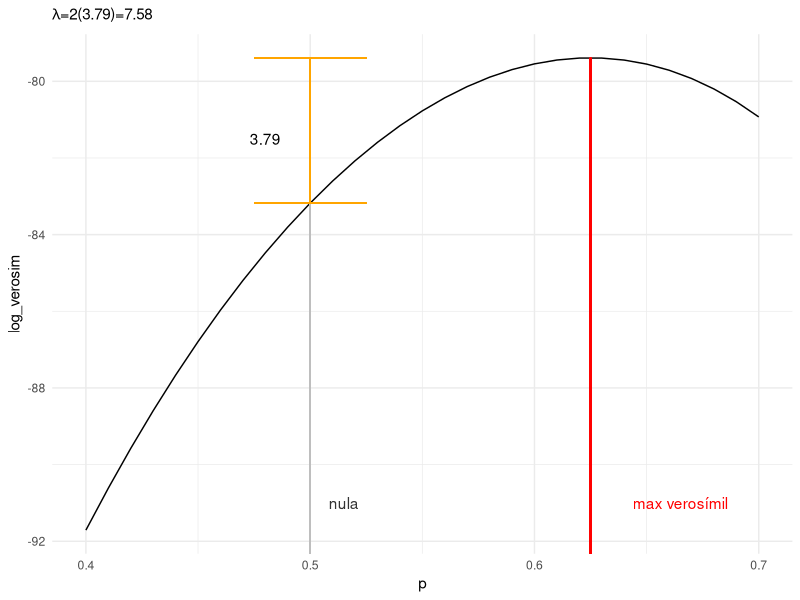
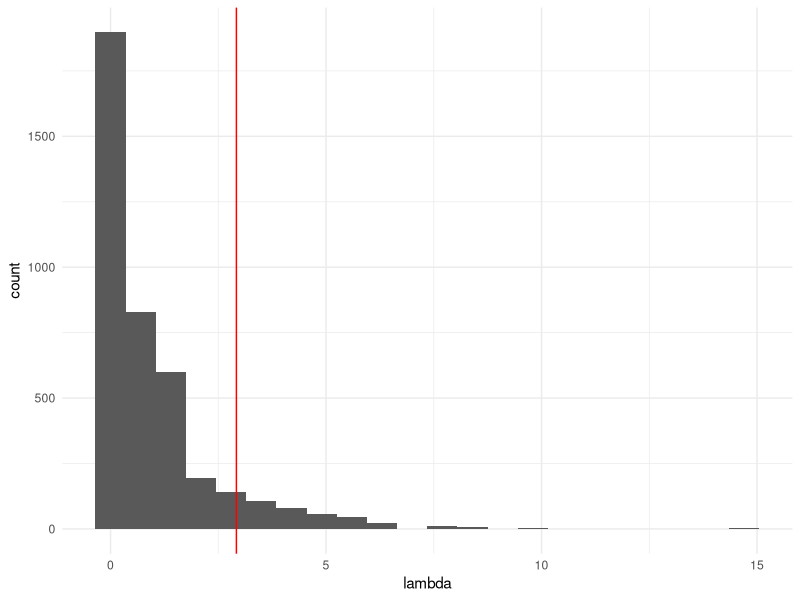
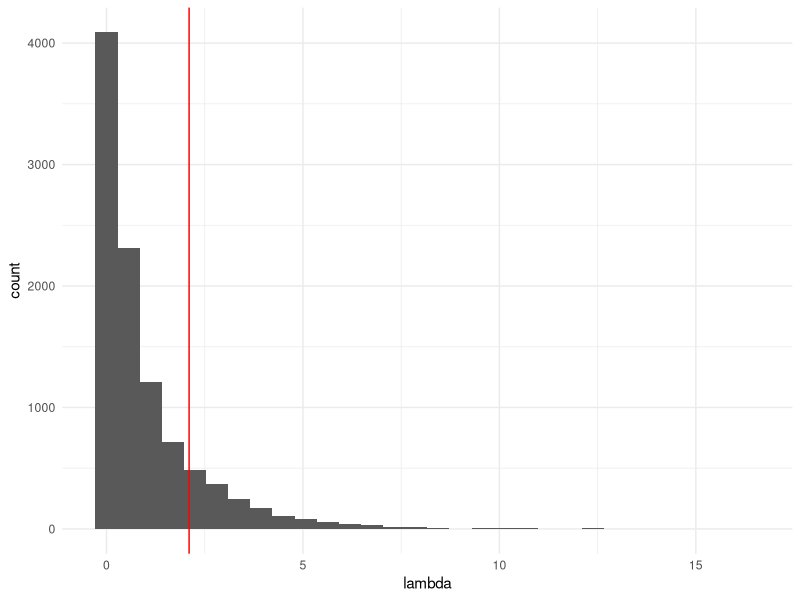
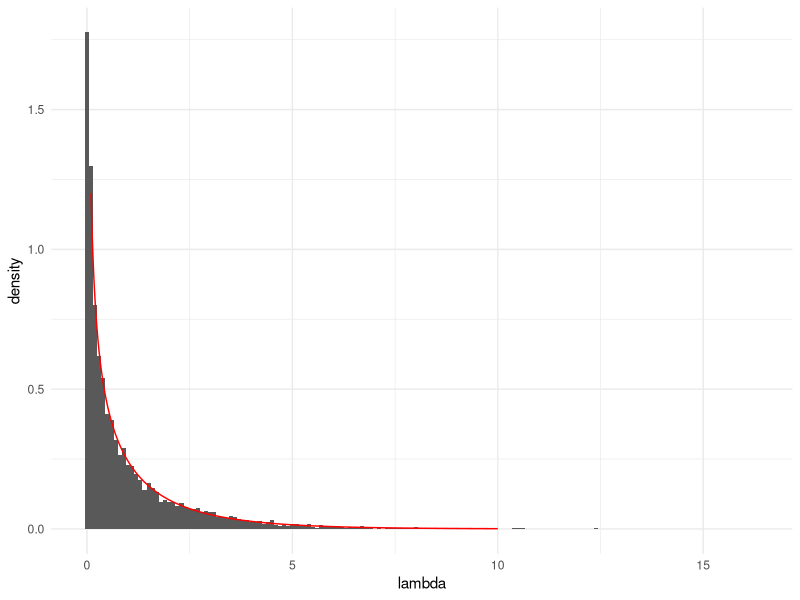
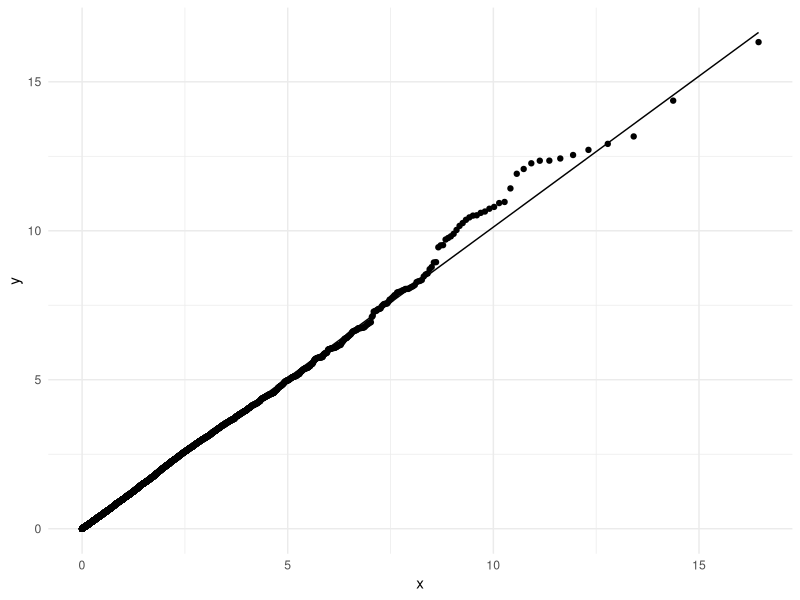
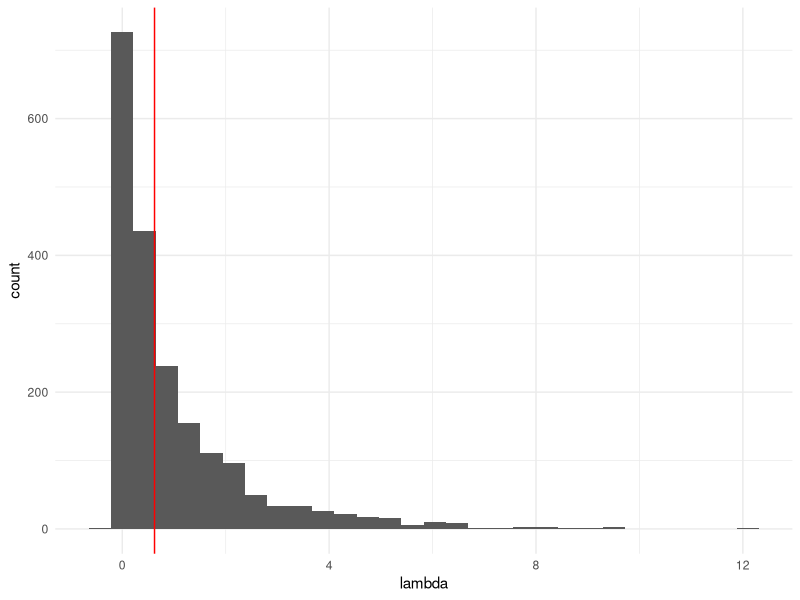
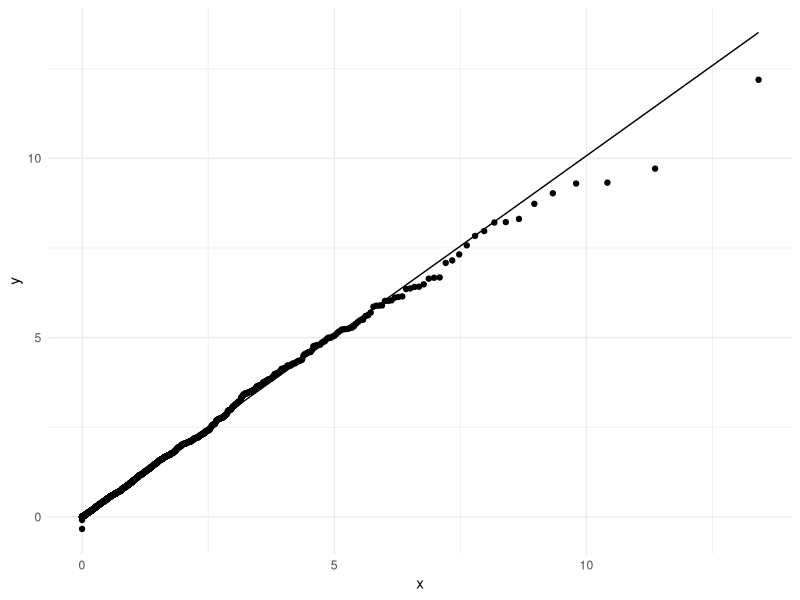
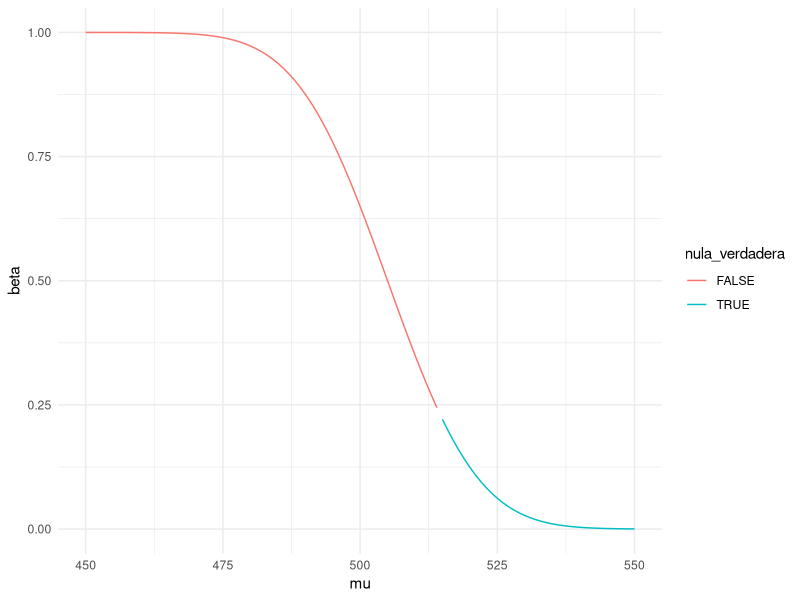

R code for these plots, in order:
## ---- chunk 1
library(tidyverse)
library(patchwork)
knitr::opts_chunk$set(echo = TRUE, message = FALSE, warning=FALSE, fig.align = 'center', fig.height=3, out.width = '95%', cache = TRUE)
comma <- function(x) format(x, digits = 2, big.mark = ",")
theme_set(theme_minimal())
## ---- chunk 2
set.seed(29)
muestra_edomex <- read_csv("data/enlace.csv") %>%
  filter(estado == "ESTADO DE MEXICO") %>%
  sample_n(180)
resumen <- muestra_edomex %>%
  summarise(media = mean(mate_6), s = sd(mate_6), n = n()) %>%
  mutate(ee = s / sqrt(n))
resumen
## ---- chunk 3
dif <- (resumen %>% pull(media)) - 454
ee <- resumen %>% pull(ee)
w <- dif / ee
p <- 2 * (1 - pnorm(abs(w)))
p
## ---- chunk 4
p_hat <- 47 / 80
ee <- sqrt(p_hat * (1 - p_hat) / 80)
## ---- chunk 5
w <- (p_hat - 0.5) / ee
w
## ---- chunk 6
valor_p <- 2 * (1 - pnorm(abs(w)))
valor_p
## ---- chunk 7
n_1 <- 100
n_2 <- 250
p_hat_1 <- 0.86
p_hat_2 <- 0.90
ee <- sqrt(p_hat_1 * (1 - p_hat_1) / n_1 + p_hat_2 * (1 - p_hat_2) / n_2)
delta = p_hat_1 - p_hat_2
w  <- delta / ee
w
## ---- chunk 8
2 * (1 - pnorm(abs(w)))
## ---- chunk 9
set.seed(31521)
datos_clasif <- tibble(x = rep(1, 135), y = rep(1, 135)) %>%
  bind_rows(tibble(x = rep(0, 65), y = rep(1, 65))) %>%
  bind_rows(tibble(x = rep(1, 40), y = rep(0, 40))) %>%
  bind_rows(tibble(x = rep(1 ,100), y = rep(1, 100))) %>%
  sample_n(300) %>%
  mutate(caso = as.character(1: 300)) %>%
  select(caso, x, y)
## ---- chunk 10
datos_clasif %>% head
## ---- chunk 11
datos_clasif <- datos_clasif %>%
  mutate(d = x - y)
datos_clasif %>% head
## ---- chunk 12
medias_tbl <-
  datos_clasif %>% summarise(across(where(is.numeric), mean, .names = "{col}_hat"))
d_hat <- pull(medias_tbl, d_hat)
medias_tbl
## ---- chunk 13
ee <- datos_clasif %>%
  mutate(d_hat = mean(d)) %>%
  mutate(dif_2 = (d - d_hat)) %>%
  summarise(ee = sd(dif_2) / sqrt(n())) %>%
  pull(ee)
ee
## ---- chunk 14
w <- d_hat / ee
valor_p <- 2 * (1 - pnorm(abs(w)))
c(w = w, valor_p = valor_p) %>% round(3)
## ---- chunk 15
log_verosim <- function(p){
  75 * log(p) + (120 - 75) * log(1 - p)
}
verosim_tbl <- tibble(p = seq(0.4, 0.7, 0.01)) %>%
  mutate(log_verosim = log_verosim(p))
ggplot(verosim_tbl, aes(x = p, y = log_verosim)) +
  geom_line() +
  geom_segment(x = 75/120, xend = 75/120, y = -130, yend = log_verosim(75/120), colour = "red") +
  geom_segment(x = 0.5, xend = 0.5, y = -130, yend = log_verosim(0.5), colour = "gray") +
  geom_errorbar(aes(x = 0.5,  ymin = log_verosim(0.5), ymax = log_verosim(75/120)),
               colour = "orange", width = 0.05) +
  annotate("text", x = 0.48, y = -81.5, label = "3.79") +
  annotate("text", x = 0.515, y = -91, label ="nula", colour = "gray20") +
  annotate("text", x = 0.665, y = -91, label ="max verosímil", colour = "red") +
  labs(subtitle = expression(paste(lambda, "=2(3.79)=7.58")))


## ---- chunk 16
n_volados <- 120 # número de volados
simulados_nula <- rbinom(4000, n_volados, p = 0.5)
lambda <- function(n, x, p_0 = 0.5){
  # estimador de max verosim
  p_mv <- x / n
  # log verosimilitud bajo mv
  log_p_mv <- x * log(p_mv) + (n - x) * log(1 - p_mv)
  # log verosimllitud bajo nula
  log_p_nula <- x * log(p_0) + (n - x) * log(1 - p_0)
  lambda <- 2*(log_p_mv - log_p_nula)
  lambda
}
lambda_obs <- lambda(n_volados, 75, 0.5)
sims_tbl <- tibble(sim_x = simulados_nula) %>%
  mutate(lambda = map_dbl(sim_x, ~ lambda(n_volados, .x, p_0 = 0.5)))
ggplot(sims_tbl, aes(x = lambda)) +
  geom_histogram(binwidth = 0.7) +
  geom_vline(xintercept = 2.92, colour = "red")
## ---- chunk 17
valor_p <- mean(sims_tbl$lambda >= lambda_obs)
valor_p
## ---- chunk 18
set.seed(3341)
n_muestra <- 100
muestra_1 <- rnorm(n_muestra, 7.9, 1)
## ---- chunk 19
crear_log_p <- function(x){
  # crear log verosim para dos muestras normales independientes.
  log_p <- function(params){
    mu <- params[1]
    log_vero <- dnorm(x, mean = mu, sd = 1, log = TRUE) %>% sum
    log_vero
  }
}
lambda_calc <- function(muestra, crear_log_p){
  log_p <- crear_log_p(muestra)
  res <- optim(c(0), log_p, control = list(fnscale = -1))
  lambda_mv <- log_p(res$par)
  lambda_nula <- log_p(8.0)
  lambda <- 2 * (lambda_mv - lambda_nula)
  lambda
}
lambda <- lambda_calc(muestra_1, crear_log_p)
lambda
## ---- chunk 20
sims_nula <- map(1:10000, ~ rnorm(n_muestra, 8, 1))
lambda_nula_sim <- map_dbl(sims_nula, ~ lambda_calc(.x, crear_log_p))
tibble(lambda = lambda_nula_sim) %>%
  ggplot(aes(x = lambda)) + geom_histogram() +
  geom_vline(xintercept = lambda, colour = "red")
## ---- chunk 21
valor_p <- mean(lambda_nula_sim >= lambda)
valor_p
## ---- chunk 22
teorica <- tibble(x = seq(0.1, 10, 0.01)) %>%
  mutate(f_chi_1 = dchisq(x, df = 1))
tibble(lambda = lambda_nula_sim) %>%
  ggplot() + geom_histogram(aes(x = lambda, y = ..density..), binwidth = 0.1) +
  geom_line(data = teorica, aes(x = x, y = f_chi_1), colour = "red")
## ---- chunk 23
tibble(lambda = lambda_nula_sim) %>%
  ggplot(aes(sample = lambda)) +
  geom_qq(distribution = stats::qchisq, dparams = list(df = 1)) +
  geom_qq_line(distribution = stats::qchisq, dparams = list(df = 1))
## ---- chunk 24
set.seed(223)
muestra_1 <- rnorm(80, 0.8, 0.2)
muestra_2 <- rnorm(120, 0.8, 0.4)
## ---- chunk 25
crear_log_p <- function(x, y){
  # crear log verosim para dos muestras normales independientes.
  log_p <- function(params){
    mu_1 <- params[1]
    mu_2 <- params[2]
    sigma_1 <- params[3]
    sigma_2 <- params[4]
    log_vero_1 <- dnorm(x, mean = mu_1, sd = sigma_1, log = TRUE) %>% sum
    log_vero_2 <- dnorm(y, mean = mu_2, sd = sigma_2, log = TRUE) %>% sum
    log_vero <- log_vero_1 + log_vero_2 #se suman por independiencia
    log_vero
  }
}
log_p <- crear_log_p(muestra_1, muestra_2)
## ---- chunk 26
crear_log_p_nula <- function(x, y){
  log_p <- function(params){
    # misma media
    mu <- params[1]
    sigma_1 <- params[2]
    sigma_2 <- params[3]
    log_vero_1 <- dnorm(x, mean = mu, sd = sigma_1, log = TRUE) %>% sum
    log_vero_2 <- dnorm(y, mean = mu, sd = sigma_2, log = TRUE) %>% sum
    log_vero <- log_vero_1 + log_vero_2 #se suman por independiencia
    log_vero
  }
}
log_p_nula <- crear_log_p_nula(muestra_1, muestra_2)
## ---- chunk 27
res <- optim(c(0, 0, 1, 1), log_p, method = "Nelder-Mead",
             control = list(fnscale = -1))
res$convergence
est_mv <- res$par
names(est_mv) <- c("mu_1", "mu_2", "sigma_1", "sigma_2")
est_mv
## ---- chunk 28
lambda_1 <- log_p(est_mv)
lambda_1
## ---- chunk 29
res <- optim(c(0, 1, 1), log_p_nula, method = "Nelder-Mead",
             control = list(fnscale = -1))
res$convergence
est_mv_nula <- res$par
names(est_mv) <- c("mu", "sigma_1", "sigma_2")
est_mv_nula
## ---- chunk 30
lambda_2 <- log_p_nula(est_mv_nula)
lambda_2
## ---- chunk 31
lambda <- 2 * (lambda_1 - lambda_2)
lambda
## ---- chunk 32
simular_boot <- function(n_1, n_2, est_mv_nula){
  x <- rnorm(n_1, est_mv_nula[1], est_mv_nula[2])
  y <- rnorm(n_2, est_mv_nula[1], est_mv_nula[3])
  list(x = x, y = y)
}
lambda_nula_sim <- function(est_mv_nula){
  muestras <- simular_boot(80, 120, est_mv_nula)
  x <- muestras$x
  y <- muestras$y
  log_p <- crear_log_p(x, y)
  log_p_nula <- crear_log_p_nula(x, y)
  est_1 <- optim(c(0,0,1,1), log_p, control = list(fnscale = -1))
  est_2 <- optim(c(0,1,1), log_p_nula, control = list(fnscale = -1))
  lambda <- 2*(log_p(est_1$par) - log_p_nula(est_2$par))
  lambda
}
lambda_sim <- map_dbl(1:2000, ~ lambda_nula_sim(est_mv_nula = est_mv_nula))
## ---- chunk 33
tibble(lambda = lambda_sim) %>%
  ggplot(aes(x = lambda)) +
  geom_histogram() +
  geom_vline(xintercept = lambda, colour = "red")
## ---- chunk 34
mean(lambda_sim > lambda)
## ---- chunk 35
tibble(lambda = lambda_sim) %>%
  ggplot(aes(sample = lambda)) +
  geom_qq(distribution = stats::qchisq, dparams = list(df = 1)) +
  geom_qq_line(distribution = stats::qchisq, dparams = list(df = 1))

## ---- chunk 36
pchisq(lambda, df =1, lower.tail = FALSE)
## ---- chunk 37
potencia_tbl <- tibble(mu = seq(450, 550, 1)) %>%
  mutate(beta = pnorm((505 - mu)/13)) %>% # probabilidad de rechazar
  mutate(nula_verdadera = factor(mu >= 515)) # nula verdadera
ggplot(potencia_tbl, aes(x = mu, y = beta, colour = nula_verdadera)) +
  geom_line()
## ---- chunk 38
pnorm(-0.7692)
## ---- chunk 39
z_alpha <- qnorm(0.05)
z_alpha
## ---- chunk 40
C <- 13*z_alpha + 515
C
## ---- chunk 41

datos <- tibble(
       publicacion = factor(seq(26, 1)), 
       casos   = c(278, 213, 252, 864, 3334, 67, 1899, 5136, 4240, 265, 40, 309, 
                   1941, 175, 403, 805, 857, 98, 362, 179, 1402, 248, 155, 122, 
                   103, 30), 
       total   = c(436, 384, 455, 1794, 7772, 168, 4805, 13002, 11180, 859, 156, 
                   1241, 7890, 721, 1784, 3613, 4342, 515, 2050, 1018, 8079, 
                   1550, 1025, 1036, 2078, 1352))

datos <- datos %>% mutate(
        estimate = casos/total, 
        se       = sqrt(estimate * (1 - estimate)/total), 
        lo.bound = estimate - 2 * se, 
        hi.bound = estimate + 2 * se
)

datos |> head()

## ---- chunk 42

datos %>% 
    ggplot(aes(x = estimate, y = publicacion)) +
    geom_linerange(aes(xmin = lo.bound, xmax = hi.bound)) + 
    geom_point() + 
  xlab("Estimador")+ ylab("Publicación (estudio)") + 
  ggtitle("Meta-análisis de prevalencia de ansiedad en jóvenes")

## ---- chunk 43

datos %>% 
    summarise( casos = sum(casos), 
               total = sum(total)) %>% 
    mutate(
        estimate = casos/total, 
        se       = sqrt(estimate * (1 - estimate)/total), 
        lo.bound = estimate - 2 * se, 
        hi.bound = estimate + 2 * se, 
        width    = hi.bound - lo.bound
        )

## ---- chunk 44

datos %>% 
    summarise(average  = mean(estimate), 
              se       = sqrt(sum((total - 1) * (se**2))/(sum(total) - n())), 
              lo.bound = average - 2 * se, 
              hi.bound = average + 2 * se, 
              width    = hi.bound - lo.bound)
    
